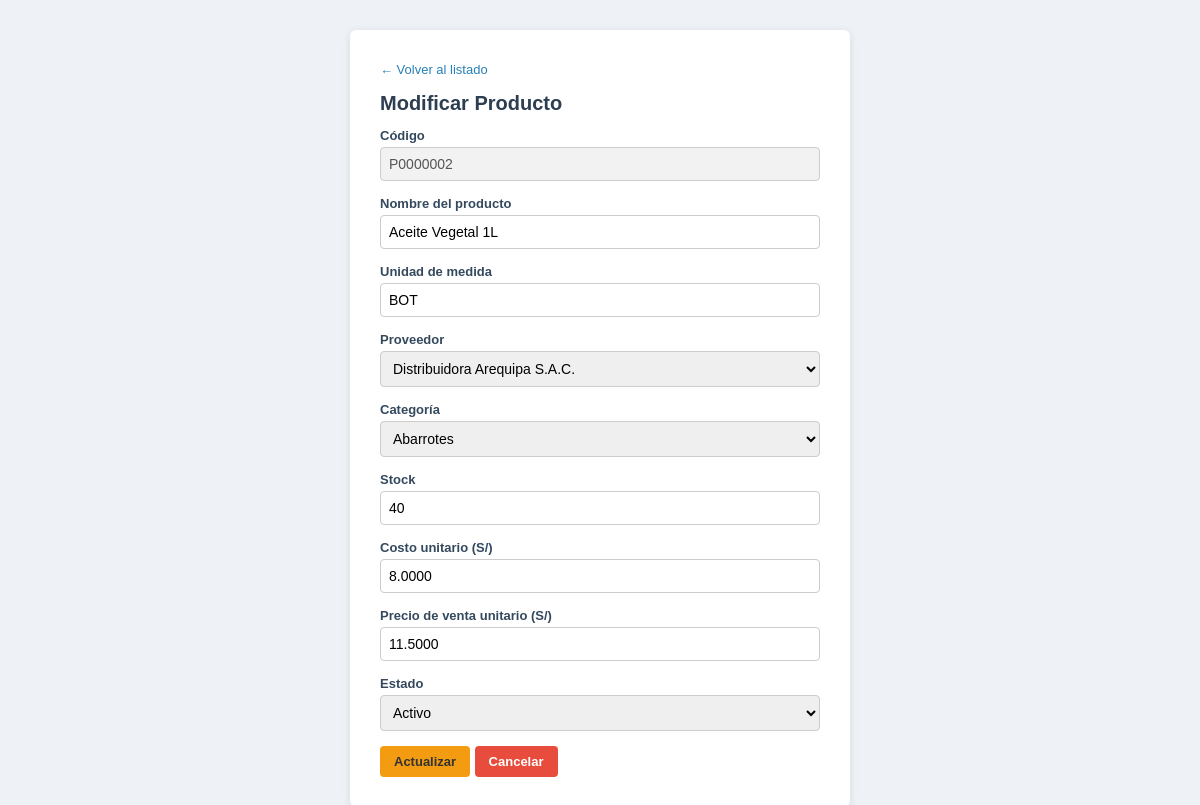
/archivos/modificar_producto.php?id=P0000002 (signed in), run on the app's committed database.
### tables this page shows
CREATE TABLE Productos (
    idproducto  VARCHAR(10)     NOT NULL,
    idproveedor VARCHAR(3)      NOT NULL,
    nomproducto VARCHAR(128)    NOT NULL,
    unimed      VARCHAR(15)     NULL,
    stock       INT             NOT NULL DEFAULT 0,
    cosuni      DECIMAL(10,4)   NOT NULL DEFAULT 0,
    preuni      DECIMAL(10,4)   NOT NULL DEFAULT 0,
    idcategoria CHAR(2)         NOT NULL,
    estado      CHAR(1)         NOT NULL DEFAULT '1',
    PRIMARY KEY (idproducto),
    CONSTRAINT fk_producto_proveedor FOREIGN KEY (idproveedor) REFERENCES Proveedores(idproveedor),
    CONSTRAINT fk_producto_categoria FOREIGN KEY (idcategoria) REFERENCES Categorias(idcategoria)
);

CREATE TABLE Proveedores (
    idproveedor    VARCHAR(3)   NOT NULL,
    nomproveedor   VARCHAR(128) NOT NULL,
    rucproveedor   VARCHAR(11)  NULL,
    dirproveedor   VARCHAR(128) NULL,
    telproveedor   VARCHAR(9)   NULL,
    emailproveedor VARCHAR(64)  NULL,
    PRIMARY KEY (idproveedor)
);

CREATE TABLE Categorias (
    idcategoria  CHAR(2)      NOT NULL,
    nomcategoria VARCHAR(128) NOT NULL,
    PRIMARY KEY (idcategoria)
);

### conexion/funciones.php (called while the page is built, shortened)
<?php
function escapar($html) {
    return htmlspecialchars((string)$html, ENT_QUOTES, 'UTF-8');
}

### archivos/modificar_producto.php (the view, shortened to what this page needs)
<?php
require_once "../conexion/conexion.php";
require_once "../conexion/funciones.php";
$id = trim($_GET['id'] ?? '');
$sql = "SELECT idproducto, idproveedor, nomproducto, unimed, stock, cosuni, preuni, idcategoria, estado
        FROM Productos WHERE idproducto = ? LIMIT 1";
$stmt = mysqli_prepare($conexion, $sql);
mysqli_stmt_bind_param($stmt, "s", $id);
mysqli_stmt_execute($stmt);
$resultado = mysqli_stmt_get_result($stmt);
$registro = mysqli_fetch_assoc($resultado);
$proveedores = mysqli_query($conexion, "SELECT idproveedor, nomproveedor FROM Proveedores ORDER BY nomproveedor");
$categorias  = mysqli_query($conexion, "SELECT idcategoria, nomcategoria FROM Categorias ORDER BY nomcategoria");
?>
<!DOCTYPE html>
<html lang="es">
<head>
</head>
<body>
<div class="contenedor">
    <a class="volver" href="productos.php">&larr; Volver al listado</a>
    <h1>Modificar Producto</h1>
    <form action="actualizar_producto.php" method="POST">
        <label for="idproducto">Código</label>
        <input type="text" id="idproducto" value="<?php echo escapar($registro['idproducto']); ?>" readonly>
        <label for="nomproducto">Nombre del producto</label>
        <input type="text" id="nomproducto" name="nomproducto" maxlength="128" required value="<?php echo escapar($registro['nomproducto']); ?>">
        <label for="unimed">Unidad de medida</label>
        <input type="text" id="unimed" name="unimed" maxlength="15" value="<?php echo escapar($registro['unimed']); ?>">
        <label for="idproveedor">Proveedor</label>
        <select id="idproveedor" name="idproveedor" required>
            <?php while ($p = mysqli_fetch_assoc($proveedores)): ?>
                <option value="<?php echo escapar($p['idproveedor']); ?>" <?php echo ($p['idproveedor'] === $registro['idproveedor']) ? 'selected' : ''; ?>>
                    <?php echo escapar($p['nomproveedor']); ?>
                </option>
            <?php endwhile; ?>
        </select>
        <label for="idcategoria">Categoría</label>
        <select id="idcategoria" name="idcategoria" required>
            <?php while ($c = mysqli_fetch_assoc($categorias)): ?>
                <option value="<?php echo escapar($c['idcategoria']); ?>" <?php echo ($c['idcategoria'] === $registro['idcategoria']) ? 'selected' : ''; ?>>
                    <?php echo escapar($c['nomcategoria']); ?>
                </option>
            <?php endwhile; ?>
        </select>
        <label for="stock">Stock</label>
        <input type="number" id="stock" name="stock" min="0" required value="<?php echo escapar($registro['stock']); ?>">
        <label for="cosuni">Costo unitario (S/)</label>
        <input type="number" id="cosuni" name="cosuni" min="0" step="0.0001" required value="<?php echo escapar($registro['cosuni']); ?>">
        <label for="preuni">Precio de venta unitario (S/)</label>
        <input type="number" id="preuni" name="preuni" min="0" step="0.0001" required value="<?php echo escapar($registro['preuni']); ?>">
        <label for="estado">Estado</label>
        <select id="estado" name="estado" required>
            <option value="1" <?php echo ($registro['estado'] === '1') ? 'selected' : ''; ?>>Activo</option>
        </select>
        <button type="submit" class="btn btn-amarillo">Actualizar</button>
        <a href="productos.php"><button type="button" class="btn btn-rojo">Cancelar</button></a>
    </form>
</div>
</body>
</html>

### archivos/modificar_producto.php (style rules this page uses)
* { box-sizing: border-box; }
body { font-family: Arial, Helvetica, sans-serif; background-color: #eef1f5; margin: 0; padding: 30px 15px; }
.contenedor { max-width: 500px; margin: 0 auto; background-color: #ffffff; padding: 30px; border-radius: 6px; box-shadow: 0 2px 8px rgba(0,0,0,0.1); }
h1 { color: #2c3e50; font-size: 20px; margin-top: 0; }
a.volver { display: inline-block; margin-bottom: 15px; color: #2980b9; text-decoration: none; font-size: 13px; }
label { display: block; font-weight: bold; color: #34495e; font-size: 13px; margin-bottom: 4px; }
input[type="text"], input[type="number"], select { width: 100%; padding: 8px; margin-bottom: 15px; border: 1px solid #ccc; border-radius: 4px; font-size: 14px; }
input[readonly] { background-color: #f2f2f2; color: #555555; }
.btn { padding: 8px 14px; border: none; border-radius: 4px; font-size: 13px; font-weight: bold; cursor: pointer; color: #ffffff; text-decoration: none; display: inline-block; }
.btn-amarillo { background-color: #f39c12; color: #333333; }
.btn-rojo { background-color: #e74c3c; }

### data on the page
productos: idproducto "P0000002", nomproducto "Aceite Vegetal 1L", unimed "BOT", idproveedor "Distribuidora Arequipa S.A.C.", idcategoria "Abarrotes", stock "40", cosuni "8.0000", preuni "11.5000", estado "Activo"
